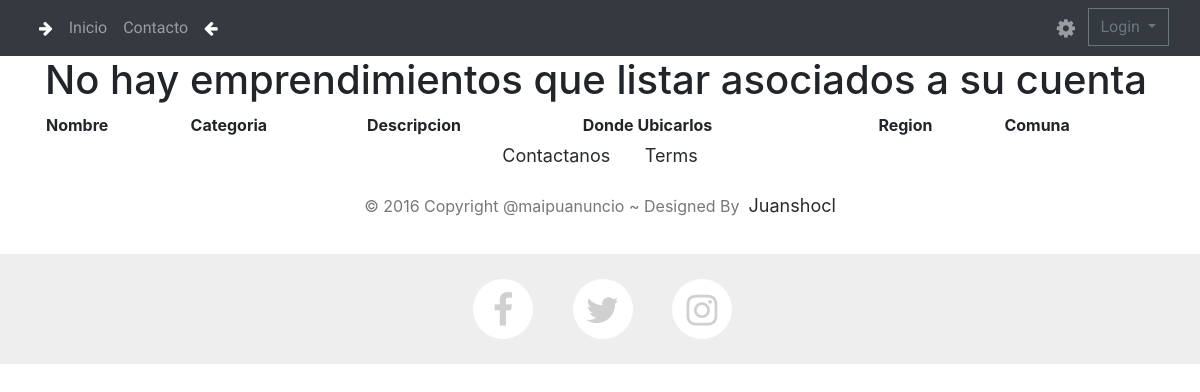
The app's page /, older data.
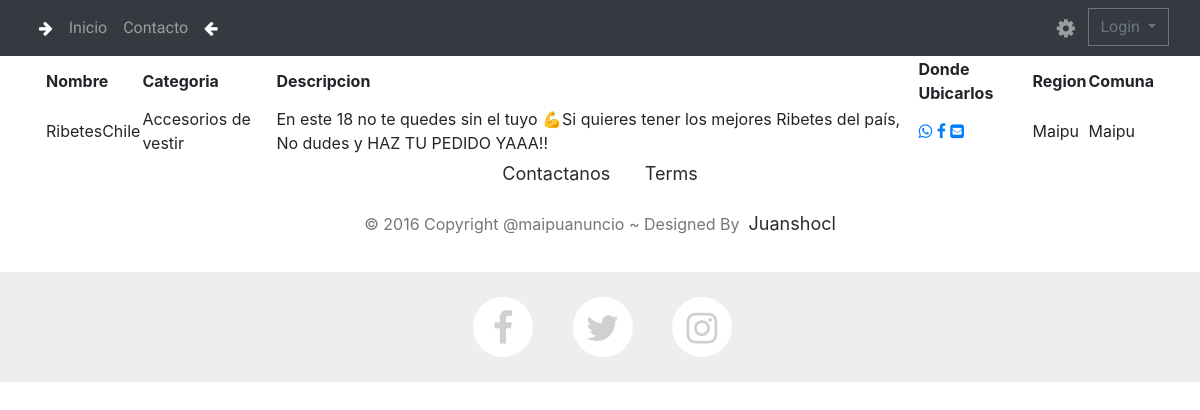
The same page, newer data.
### publish/models.py (models this page shows, shortened)
class advertisement(models.Model):
    id = models.UUIDField(primary_key=True, default=uuid.uuid4, editable=False)
    User = models.ForeignKey(User, on_delete=models.CASCADE, default=None)
    name = models.CharField(default = None, max_length=50, blank=True  )
    Type_advertisement = models.ForeignKey(typeA, on_delete=models.CASCADE, default=None)
    description  = models.CharField(max_length=200, default=None, blank=True  )
    Userfacebook = models.CharField(default = None, max_length=50, blank=True  )
    UserInstagram = models.CharField(default = None, max_length=50, blank=True  )
    UserTwitter = models.CharField(default = None, max_length=50, blank=True  )
    comuna = models.ForeignKey(comuna, on_delete=models.CASCADE, default = None)
    whatsapp = models.CharField(max_length=11, default=None, blank=True  )
    show_phones = models.BooleanField(default=False, blank=True  )
    email = models.EmailField(max_length=254, default=None, blank=True  )
    url_website = models.URLField(max_length=200, default=None, blank=True  )
    address = models.CharField(max_length=200, default=None, blank=True  )
    show_adress = models.BooleanField(default=False, blank=True  )
    incorporation_date = models.DateField(auto_now=True)
    state = models.BooleanField(default=False)
    def get_socialNetwork(self):
        return self.Social_network.name
    get_socialNetwork.shot_description = 'Redes Sociales'

class typeA(models.Model):
    id = models.UUIDField(primary_key=True, default=uuid.uuid4, editable=False)
    description = models.CharField(max_length=50)
    def __str__(self):
        return self.description

class comuna(models.Model):
    CodComuna = models.IntegerField(primary_key=True, default=None)
    Reg = models.ForeignKey(region, on_delete=models.CASCADE)
    ComunaName = models.CharField(max_length=50, default=None)
    def __str__(self):
        return self.ComunaName

### home/views.py (the view)
# urls.py: path('',views.index.as_view(), name='index'),
class index(ListView):
    model = advertisement
    template_name = 'home/index.html'

### templates/Home/index.html (shortened to what this page needs)
{% extends 'base.html' %}
{% load static%}
{% block content %}
         <table id="example" class="display" style="width:100%">
            <thead>
                <tr>
                    <th>Nombre</th>
                    <th>Categoria</th>
                    <th>Descripcion</th>
                    <th>Donde Ubicarlos</th>
                    <th>Region</th>
                    <th>Comuna</th>
                </tr>
            </thead>
            <tbody>
                {% if object_list%} {% for adv in object_list %}
                    <tr>
                    {% if adv.state%}
                        <td>{{ adv.name }}</td>
                        <td>{{ adv.Type_advertisement}}</td>
                        <td>{{ adv.description}}</td>
                        <td>
                        {%if adv.whatsapp%}
                        <a href="https://wa.me/{{adv.whatsapp}}?text=Hola%20Te%20escribo%20desde%20tuanuncio.cl" target="_blank" class="social-icons">
                            <i class="fa fa-whatsapp"></i></a>
                        {%endif%}
                        {%if adv.Userfacebook%}
                        <a href="https://www.facebook.com/{{adv.Userfacebook}}" target="_blank" class="social-icons">
                            <i class="fa fa-facebook"></i></a>
                        {%endif%}
                            {%if adv.email%}
                        <a href="mailto:{{adv.email}}?subject=Aviso%20en%20tuanuncio.cl%20?body=Hola" target="_blank" class="social-icons">
                            <i class="fa fa-envelope-square"></i>
                            </a>
                            {%endif%}
                        </td>
                        <td>{{ adv.comuna }}</td>
                        <td>{{ adv.comuna }}</td>
                        {% endif %}
                    </tr>
                {% endfor %} {% else %}
                <h1>No hay emprendimientos que listar asociados a su cuenta</h1>
                {% endif %}
            </tbody>
        </table>
{% endblock content %}

Row changes from the older to the newer data that the page shows:
added advertisement: name "RibetesChile", Type_advertisement "Accesorios de vestir", description "En este 18 no te quedes sin el tuyo 💪Si quieres tener los mejores Ribetes del país, No dudes y HAZ TU PEDIDO YAAA!!", comuna "Maipu"
Text that changed along with them:
text no longer shown: "No hay emprendimientos que listar asociados a su cuenta"
